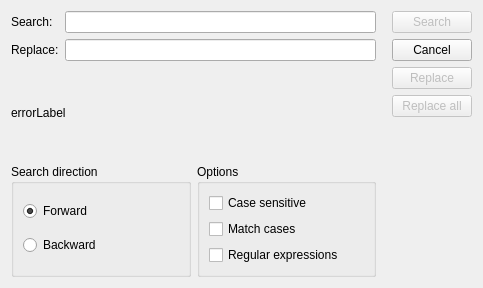
<?xml version="1.0" encoding="UTF-8"?>
<ui version="4.0">
 <class>FindReplaceForm</class>
 <widget class="QWidget" name="FindReplaceForm">
  <property name="geometry">
   <rect>
    <x>0</x>
    <y>0</y>
    <width>483</width>
    <height>288</height>
   </rect>
  </property>
  <property name="windowTitle">
   <string>Search</string>
  </property>
  <property name="windowIcon">
   <iconset resource="../../res/inyokaedit_resources.qrc">
    <normaloff>:/images/inyokaedit_64x64.png</normaloff>:/images/inyokaedit_64x64.png</iconset>
  </property>
  <layout class="QGridLayout" name="gridLayout">
   <item row="0" column="0">
    <layout class="QVBoxLayout" name="verticalLayout_5">
     <item>
      <layout class="QVBoxLayout" name="verticalLayout_2">
       <item>
        <layout class="QGridLayout" name="gridLayout_3">
         <item row="0" column="0">
          <widget class="QLabel" name="label">
           <property name="text">
            <string>Search:</string>
           </property>
           <property name="buddy">
            <cstring>textToFind</cstring>
           </property>
          </widget>
         </item>
         <item row="0" column="1">
          <widget class="QLineEdit" name="textToFind"/>
         </item>
         <item row="1" column="0">
          <widget class="QLabel" name="replaceLabel">
           <property name="text">
            <string>Replace:</string>
           </property>
           <property name="buddy">
            <cstring>textToReplace</cstring>
           </property>
          </widget>
         </item>
         <item row="1" column="1">
          <widget class="QLineEdit" name="textToReplace"/>
         </item>
        </layout>
       </item>
      </layout>
     </item>
     <item>
      <widget class="QLabel" name="errorLabel">
       <property name="text">
        <string>errorLabel</string>
       </property>
      </widget>
     </item>
     <item>
      <layout class="QHBoxLayout" name="horizontalLayout">
       <item>
        <widget class="QGroupBox" name="groupBox">
         <property name="title">
          <string>Search direction</string>
         </property>
         <layout class="QVBoxLayout" name="verticalLayout_3">
          <item>
           <widget class="QRadioButton" name="downRadioButton">
            <property name="text">
             <string>Forward</string>
            </property>
            <property name="checked">
             <bool>true</bool>
            </property>
           </widget>
          </item>
          <item>
           <widget class="QRadioButton" name="upRadioButton">
            <property name="text">
             <string>Backward</string>
            </property>
           </widget>
          </item>
         </layout>
        </widget>
       </item>
       <item>
        <widget class="QGroupBox" name="groupBox_2">
         <property name="title">
          <string>Options</string>
         </property>
         <layout class="QVBoxLayout" name="verticalLayout_4">
          <item>
           <widget class="QCheckBox" name="caseCheckBox">
            <property name="text">
             <string>Case sensitive</string>
            </property>
           </widget>
          </item>
          <item>
           <widget class="QCheckBox" name="wholeCheckBox">
            <property name="text">
             <string>Match cases</string>
            </property>
           </widget>
          </item>
          <item>
           <widget class="QCheckBox" name="regexCheckBox">
            <property name="toolTip">
             <string>&lt;!DOCTYPE HTML PUBLIC &quot;-//W3C//DTD HTML 4.0//EN&quot; &quot;http://www.w3.org/TR/REC-html40/strict.dtd&quot;&gt;
&lt;html&gt;&lt;head&gt;&lt;meta name=&quot;qrichtext&quot; content=&quot;1&quot; /&gt;&lt;style type=&quot;text/css&quot;&gt;
p, li { white-space: pre-wrap; }
&lt;/style&gt;&lt;/head&gt;&lt;body style=&quot; font-family:'Ubuntu'; font-size:9pt; font-weight:400; font-style:normal;&quot;&gt;
&lt;p style=&quot; margin-top:0px; margin-bottom:0px; margin-left:0px; margin-right:0px; -qt-block-indent:0; text-indent:0px;&quot;&gt;&lt;span style=&quot; font-family:'Sans'; font-size:10pt;&quot;&gt;Searched expressions can be interpreted as regular expression.&lt;/span&gt;&lt;/p&gt;
&lt;p style=&quot;-qt-paragraph-type:empty; margin-top:0px; margin-bottom:0px; margin-left:0px; margin-right:0px; -qt-block-indent:0; text-indent:0px; font-family:'Sans'; font-size:10pt;&quot;&gt;&lt;/p&gt;
&lt;p style=&quot; margin-top:0px; margin-bottom:0px; margin-left:0px; margin-right:0px; -qt-block-indent:0; text-indent:0px;&quot;&gt;&lt;span style=&quot; font-family:'Sans'; font-size:10pt;&quot;&gt;Syntax information for regular expressions can be found here:&lt;/span&gt;&lt;/p&gt;
&lt;p style=&quot; margin-top:0px; margin-bottom:0px; margin-left:0px; margin-right:0px; -qt-block-indent:0; text-indent:0px;&quot;&gt;&lt;a href=&quot;http://doc.trolltech.com/qregexp.html&quot;&gt;&lt;span style=&quot; font-family:'Sans'; font-size:10pt; text-decoration: underline; color:#0000ff;&quot;&gt;http://doc.trolltech.com/qregexp.html&lt;/span&gt;&lt;/a&gt;&lt;/p&gt;&lt;/body&gt;&lt;/html&gt;</string>
            </property>
            <property name="text">
             <string>Regular expressions</string>
            </property>
           </widget>
          </item>
         </layout>
        </widget>
       </item>
      </layout>
     </item>
    </layout>
   </item>
   <item row="0" column="1">
    <layout class="QVBoxLayout" name="verticalLayout">
     <property name="leftMargin">
      <number>10</number>
     </property>
     <item>
      <widget class="QPushButton" name="findButton">
       <property name="enabled">
        <bool>false</bool>
       </property>
       <property name="text">
        <string>Search</string>
       </property>
      </widget>
     </item>
     <item>
      <widget class="QPushButton" name="closeButton">
       <property name="text">
        <string>Cancel</string>
       </property>
      </widget>
     </item>
     <item>
      <widget class="QPushButton" name="replaceButton">
       <property name="enabled">
        <bool>false</bool>
       </property>
       <property name="text">
        <string>Replace</string>
       </property>
      </widget>
     </item>
     <item>
      <widget class="QPushButton" name="replaceAllButton">
       <property name="enabled">
        <bool>false</bool>
       </property>
       <property name="text">
        <string>Replace all</string>
       </property>
      </widget>
     </item>
     <item>
      <spacer name="verticalSpacer">
       <property name="orientation">
        <enum>Qt::Vertical</enum>
       </property>
       <property name="sizeHint" stdset="0">
        <size>
         <width>20</width>
         <height>40</height>
        </size>
       </property>
      </spacer>
     </item>
    </layout>
   </item>
  </layout>
 </widget>
 <tabstops>
  <tabstop>textToFind</tabstop>
  <tabstop>textToReplace</tabstop>
  <tabstop>downRadioButton</tabstop>
  <tabstop>upRadioButton</tabstop>
  <tabstop>caseCheckBox</tabstop>
  <tabstop>wholeCheckBox</tabstop>
  <tabstop>regexCheckBox</tabstop>
  <tabstop>findButton</tabstop>
  <tabstop>closeButton</tabstop>
 </tabstops>
 <resources>
  <include location="../../res/inyokaedit_resources.qrc"/>
 </resources>
 <connections/>
</ui>
